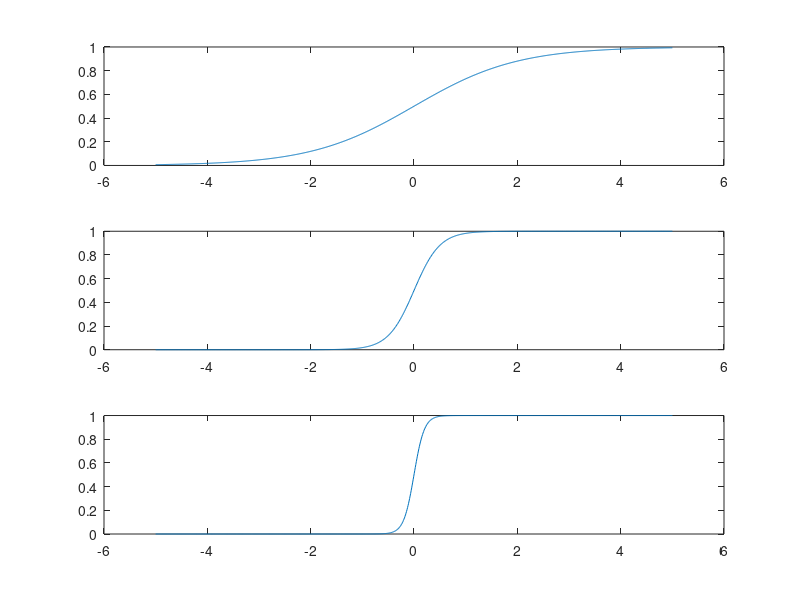
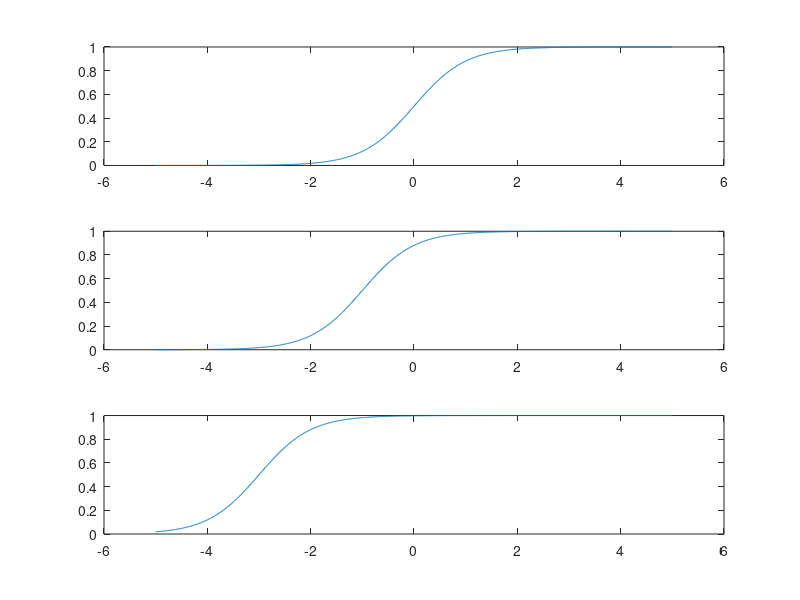

Source code (MATLAB) for these figures, in order:

x = linspace(-5, 5, 1000);

% logistic sigmoid activation function = e^wx / (1 + e^wx)
figure
w = 1; w0 = 0;
y_log = (1./(1 + exp(-(w*x + w0)))); 
subplot(311), plot(x, y_log)

w = 4; w0 = 0;
y_log = (1./(1 + exp(-(w*x + w0)))); 
subplot(312), plot(x, y_log)

w = 10; w0 = 0;
y_log = (1./(1 + exp(-(w*x + w0)))); 
subplot(313), plot(x, y_log)

figure,
w = 2; w0 = 0;
y_log = (1./(1 + exp(-(w*x + w0)))); 
subplot(311), plot(x, y_log)

w = 2; w0 = 2;
y_log = (1./(1 + exp(-(w*x + w0)))); 
subplot(312), plot(x, y_log)

w = 2; w0 = 6;
y_log = (1./(1 + exp(-(w*x + w0)))); 
subplot(313), plot(x, y_log)


% generalisation -> softmax, y_k(x) = e^(w_k*x) / sum(e^w_k*x)




